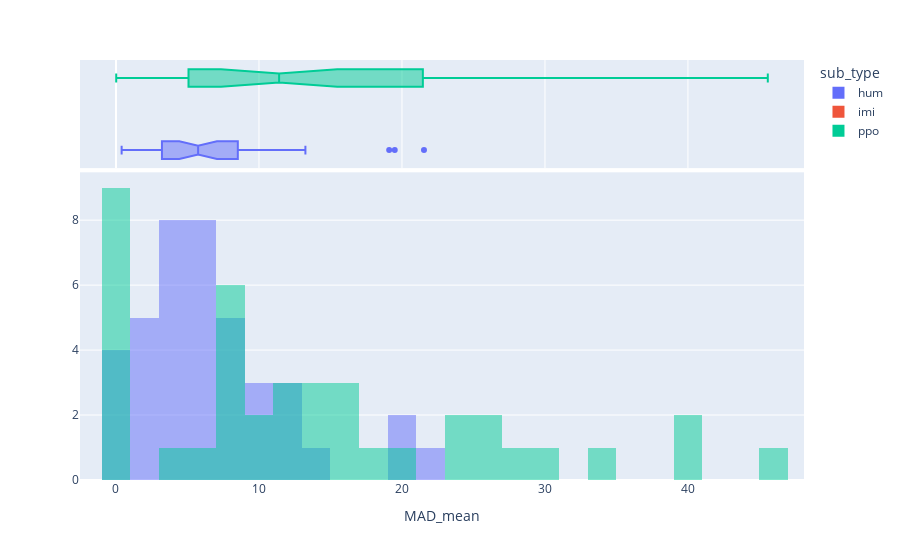

The notebook cell saved with this chart:
### Code cell
px.histogram(data_frame=df_sub_type, x='MAD_mean', color='sub_type', barmode='overlay', histnorm='', nbins=40, marginal='box')

### Figure 1 — Plotly figure (JSON) as saved in the notebook; plotly's stock layout.template omitted (floating-point values rounded to 4 significant figures)
{"data": [{"bingroup": "x", "histnorm": "", "hovertemplate": "sub_type=hum<br>MAD_mean=%{x}<br>=%{y}<extra></extra>", "legendgroup": "hum", "marker": {"color": "#636efa", "opacity": 0.5, "pattern": {"shape": ""}}, "name": "hum", "nbinsx": 40, "orientation": "v", "showlegend": true, "type": "histogram", "x": [3.239, 0.5777, 3.19, 3.513, 4.234, 4.261, 5.25, 2.063, 4.9, 19.11, 3.967, 9.095, 21.54, 0.6399, 7.885, 9.799, 0.9406, 5.578, 13.25, 19.49, 1.6, 9.204, 3.659, 0.3954, 6.294, 6.769, 5.147, 7.823, 2.363, 7.246, 12.21, 6.962, 7.184, 7.946, 5.908, 12.12, 2.054, 6.641, 1.93, 12.4], "xaxis": "x", "yaxis": "y"}, {"hovertemplate": "sub_type=hum<br>MAD_mean=%{x}<extra></extra>", "legendgroup": "hum", "marker": {"color": "#636efa"}, "name": "hum", "notched": true, "showlegend": false, "type": "box", "x": [3.239, 0.5777, 3.19, 3.513, 4.234, 4.261, 5.25, 2.063, 4.9, 19.11, 3.967, 9.095, 21.54, 0.6399, 7.885, 9.799, 0.9406, 5.578, 13.25, 19.49, 1.6, 9.204, 3.659, 0.3954, 6.294, 6.769, 5.147, 7.823, 2.363, 7.246, 12.21, 6.962, 7.184, 7.946, 5.908, 12.12, 2.054, 6.641, 1.93, 12.4], "xaxis": "x2", "yaxis": "y2"}, {"bingroup": "x", "histnorm": "", "hovertemplate": "sub_type=imi<br>MAD_mean=%{x}<br>=%{y}<extra></extra>", "legendgroup": "imi", "marker": {"color": "#EF553B", "opacity": 0.5, "pattern": {"shape": ""}}, "name": "imi", "nbinsx": 40, "orientation": "v", "showlegend": true, "type": "histogram", "x": [NaN, NaN, NaN, NaN, NaN, NaN, NaN, NaN, NaN, NaN, NaN, NaN, NaN, NaN, NaN, NaN, NaN, NaN, NaN, NaN, NaN, NaN, NaN, NaN, NaN, NaN, NaN, NaN, NaN, NaN, NaN, NaN, NaN, NaN, NaN, NaN, NaN, NaN, NaN, NaN], "xaxis": "x", "yaxis": "y"}, {"hovertemplate": "sub_type=imi<br>MAD_mean=%{x}<extra></extra>", "legendgroup": "imi", "marker": {"color": "#EF553B"}, "name": "imi", "notched": true, "showlegend": false, "type": "box", "x": [NaN, NaN, NaN, NaN, NaN, NaN, NaN, NaN, NaN, NaN, NaN, NaN, NaN, NaN, NaN, NaN, NaN, NaN, NaN, NaN, NaN, NaN, NaN, NaN, NaN, NaN, NaN, NaN, NaN, NaN, NaN, NaN, NaN, NaN, NaN, NaN, NaN, NaN, NaN, NaN], "xaxis": "x2", "yaxis": "y2"}, {"bingroup": "x", "histnorm": "", "hovertemplate": "sub_type=ppo<br>MAD_mean=%{x}<br>=%{y}<extra></extra>", "legendgroup": "ppo", "marker": {"color": "#00cc96", "opacity": 0.5, "pattern": {"shape": ""}}, "name": "ppo", "nbinsx": 40, "orientation": "v", "showlegend": true, "type": "histogram", "x": [0.788, 8.434, 11.55, 0.4795, 9.314, 7.185, 7.76, 0.0882, 6.865, 17.3, 0.9681, 7.8, 40.05, 0.01552, 8.593, 14.53, 0.8594, 33.06, 45.58, 40.09, 0.3292, 15.63, 0.8183, 8.167, 11.86, 15.15, 27.86, 26.89, 3.278, 25.06, 23.6, 13.77, 15.68, 24.48, 19.32, 30.94, 0.5848, 13.2, 9.013, 11.26], "xaxis": "x", "yaxis": "y"}, {"hovertemplate": "sub_type=ppo<br>MAD_mean=%{x}<extra></extra>", "legendgroup": "ppo", "marker": {"color": "#00cc96"}, "name": "ppo", "notched": true, "showlegend": false, "type": "box", "x": [0.788, 8.434, 11.55, 0.4795, 9.314, 7.185, 7.76, 0.0882, 6.865, 17.3, 0.9681, 7.8, 40.05, 0.01552, 8.593, 14.53, 0.8594, 33.06, 45.58, 40.09, 0.3292, 15.63, 0.8183, 8.167, 11.86, 15.15, 27.86, 26.89, 3.278, 25.06, 23.6, 13.77, 15.68, 24.48, 19.32, 30.94, 0.5848, 13.2, 9.013, 11.26], "xaxis": "x2", "yaxis": "y2"}], "layout": {"barmode": "overlay", "legend": {"title": {"text": "sub_type"}, "tracegroupgap": 0}, "margin": {"t": 60}, "xaxis": {"anchor": "y", "domain": [0, 1], "title": {"text": "MAD_mean"}}, "xaxis2": {"anchor": "y2", "domain": [0, 1], "matches": "x", "showgrid": true, "showticklabels": false}, "yaxis": {"anchor": "x", "domain": [0, 0.7326], "title": {"text": ""}}, "yaxis2": {"anchor": "x2", "domain": [0.7426, 1], "matches": "y2", "showgrid": false, "showline": false, "showticklabels": false, "ticks": ""}}}
